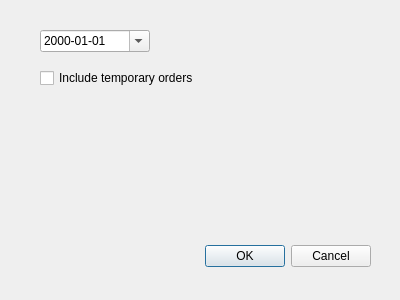
<?xml version="1.0" encoding="UTF-8"?>
<ui version="4.0">
 <class>Test5ClassDialogBase</class>
 <widget class="QDialog" name="Test5ClassDialogBase">
  <property name="geometry">
   <rect>
    <x>0</x>
    <y>0</y>
    <width>400</width>
    <height>300</height>
   </rect>
  </property>
  <property name="windowTitle">
   <string>Test5</string>
  </property>
  <widget class="QDialogButtonBox" name="button_box">
   <property name="geometry">
    <rect>
     <x>30</x>
     <y>240</y>
     <width>341</width>
     <height>32</height>
    </rect>
   </property>
   <property name="orientation">
    <enum>Qt::Horizontal</enum>
   </property>
   <property name="standardButtons">
    <set>QDialogButtonBox::Cancel|QDialogButtonBox::Ok</set>
   </property>
  </widget>
  <widget class="QDateEdit" name="filterDate">
   <property name="geometry">
    <rect>
     <x>40</x>
     <y>30</y>
     <width>110</width>
     <height>22</height>
    </rect>
   </property>
   <property name="displayFormat">
    <string>yyyy-MM-dd</string>
   </property>
   <property name="calendarPopup">
    <bool>true</bool>
   </property>
  </widget>
  <widget class="QCheckBox" name="includeTempOrders">
   <property name="geometry">
    <rect>
     <x>40</x>
     <y>70</y>
     <width>161</width>
     <height>16</height>
    </rect>
   </property>
   <property name="text">
    <string>Include temporary orders</string>
   </property>
  </widget>
 </widget>
 <resources/>
 <connections>
  <connection>
   <sender>button_box</sender>
   <signal>accepted()</signal>
   <receiver>Test5ClassDialogBase</receiver>
   <slot>accept()</slot>
   <hints>
    <hint type="sourcelabel">
     <x>20</x>
     <y>20</y>
    </hint>
    <hint type="destinationlabel">
     <x>20</x>
     <y>20</y>
    </hint>
   </hints>
  </connection>
  <connection>
   <sender>button_box</sender>
   <signal>rejected()</signal>
   <receiver>Test5ClassDialogBase</receiver>
   <slot>reject()</slot>
   <hints>
    <hint type="sourcelabel">
     <x>20</x>
     <y>20</y>
    </hint>
    <hint type="destinationlabel">
     <x>20</x>
     <y>20</y>
    </hint>
   </hints>
  </connection>
 </connections>
</ui>
